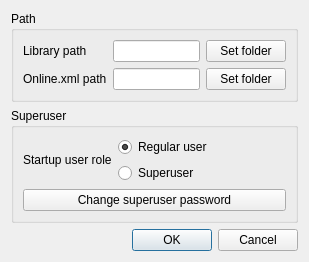
<?xml version="1.0" encoding="UTF-8"?>
<ui version="4.0">
 <class>AppSettings</class>
 <widget class="QDialog" name="AppSettings">
  <property name="geometry">
   <rect>
    <x>0</x>
    <y>0</y>
    <width>309</width>
    <height>252</height>
   </rect>
  </property>
  <property name="windowTitle">
   <string>Settings</string>
  </property>
  <property name="locale">
   <locale language="English" country="UnitedStates"/>
  </property>
  <layout class="QVBoxLayout" name="verticalLayout">
   <item>
    <widget class="QGroupBox" name="groupBox">
     <property name="title">
      <string>Path</string>
     </property>
     <layout class="QGridLayout" name="gridLayout">
      <item row="0" column="0">
       <widget class="QLabel" name="label">
        <property name="text">
         <string>Library path</string>
        </property>
       </widget>
      </item>
      <item row="0" column="1">
       <widget class="QLineEdit" name="le_lib_path"/>
      </item>
      <item row="0" column="2">
       <widget class="QPushButton" name="cmd_lib_path">
        <property name="text">
         <string>Set folder</string>
        </property>
       </widget>
      </item>
      <item row="1" column="0">
       <widget class="QLabel" name="label_2">
        <property name="text">
         <string>Online.xml path</string>
        </property>
       </widget>
      </item>
      <item row="1" column="1">
       <widget class="QLineEdit" name="le_online_path"/>
      </item>
      <item row="1" column="2">
       <widget class="QPushButton" name="cmd_online_path">
        <property name="text">
         <string>Set folder</string>
        </property>
       </widget>
      </item>
     </layout>
    </widget>
   </item>
   <item>
    <widget class="QGroupBox" name="groupBox_2">
     <property name="title">
      <string>Superuser</string>
     </property>
     <layout class="QGridLayout" name="gridLayout_2">
      <item row="1" column="2">
       <spacer name="horizontalSpacer">
        <property name="orientation">
         <enum>Qt::Horizontal</enum>
        </property>
        <property name="sizeHint" stdset="0">
         <size>
          <width>91</width>
          <height>20</height>
         </size>
        </property>
       </spacer>
      </item>
      <item row="1" column="1">
       <widget class="QRadioButton" name="rb_superuser">
        <property name="text">
         <string>Superuser</string>
        </property>
        <attribute name="buttonGroup">
         <string notr="true">bg_user_role</string>
        </attribute>
       </widget>
      </item>
      <item row="0" column="0" rowspan="2">
       <widget class="QLabel" name="label_4">
        <property name="text">
         <string>Startup user role</string>
        </property>
       </widget>
      </item>
      <item row="0" column="1">
       <widget class="QRadioButton" name="rb_regular_user">
        <property name="text">
         <string>Regular user</string>
        </property>
        <property name="checked">
         <bool>true</bool>
        </property>
        <attribute name="buttonGroup">
         <string notr="true">bg_user_role</string>
        </attribute>
       </widget>
      </item>
      <item row="2" column="0" colspan="3">
       <widget class="QPushButton" name="cmd_superuser_pass">
        <property name="text">
         <string>Change superuser password</string>
        </property>
       </widget>
      </item>
     </layout>
    </widget>
   </item>
   <item>
    <spacer name="verticalSpacer">
     <property name="orientation">
      <enum>Qt::Vertical</enum>
     </property>
     <property name="sizeHint" stdset="0">
      <size>
       <width>20</width>
       <height>1</height>
      </size>
     </property>
    </spacer>
   </item>
   <item>
    <widget class="QDialogButtonBox" name="buttonBox">
     <property name="orientation">
      <enum>Qt::Horizontal</enum>
     </property>
     <property name="standardButtons">
      <set>QDialogButtonBox::Cancel|QDialogButtonBox::Ok</set>
     </property>
    </widget>
   </item>
  </layout>
 </widget>
 <resources/>
 <connections>
  <connection>
   <sender>buttonBox</sender>
   <signal>accepted()</signal>
   <receiver>AppSettings</receiver>
   <slot>accept()</slot>
   <hints>
    <hint type="sourcelabel">
     <x>248</x>
     <y>254</y>
    </hint>
    <hint type="destinationlabel">
     <x>157</x>
     <y>274</y>
    </hint>
   </hints>
  </connection>
  <connection>
   <sender>buttonBox</sender>
   <signal>rejected()</signal>
   <receiver>AppSettings</receiver>
   <slot>reject()</slot>
   <hints>
    <hint type="sourcelabel">
     <x>316</x>
     <y>260</y>
    </hint>
    <hint type="destinationlabel">
     <x>286</x>
     <y>274</y>
    </hint>
   </hints>
  </connection>
 </connections>
 <buttongroups>
  <buttongroup name="bg_user_role"/>
 </buttongroups>
</ui>
